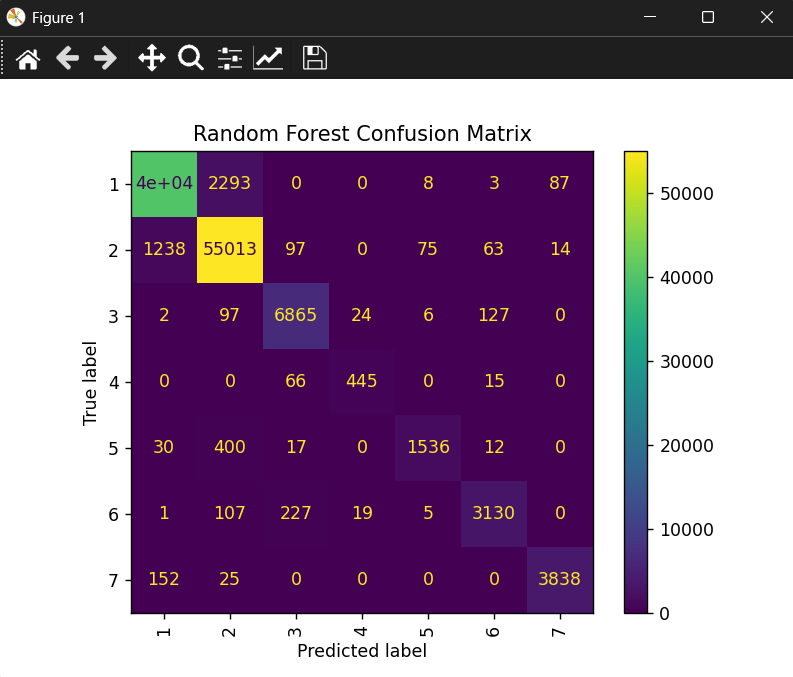

Here is the Python script that generated this plot:
import pandas as pd
from sklearn.ensemble import RandomForestClassifier
from sklearn.model_selection import train_test_split
from sklearn.metrics import accuracy_score, ConfusionMatrixDisplay
import matplotlib.pyplot as plt

pd.set_option('display.max_columns', None)
pd.set_option('display.width', 1000)

df = pd.read_csv("covtype.csv")

x = df.drop('Cover_Type', axis=1)
y = df['Cover_Type']
x_train, x_test, y_train, y_test = train_test_split(x, y, test_size=0.2, random_state=42)


rf_model = RandomForestClassifier(random_state=42, n_jobs=-1)
rf_model.fit(x_train, y_train)

y_pred = rf_model.predict(x_test)

accuracy = accuracy_score(y_test, y_pred)
print(f"Model Accuracy: {accuracy:.4f}")

print("\nGenerating confusion matrix...")
ConfusionMatrixDisplay.from_estimator(rf_model, x_test, y_test, xticks_rotation='vertical')
plt.title('Random Forest Confusion Matrix')
plt.show()


importances = rf_model.feature_importances_

feature_importances = pd.Series(importances, index=x.columns)

top_n = 20
top_features = feature_importances.nlargest(top_n).sort_values(ascending=True)

plt.figure(figsize=(12, 8))
top_features.plot(kind='barh', color='lightgreen')
plt.title(f'Top {top_n} Most Important Features (Random Forest)')
plt.xlabel('Importance Score')
plt.ylabel('Feature')
plt.tight_layout()

plt.show()
